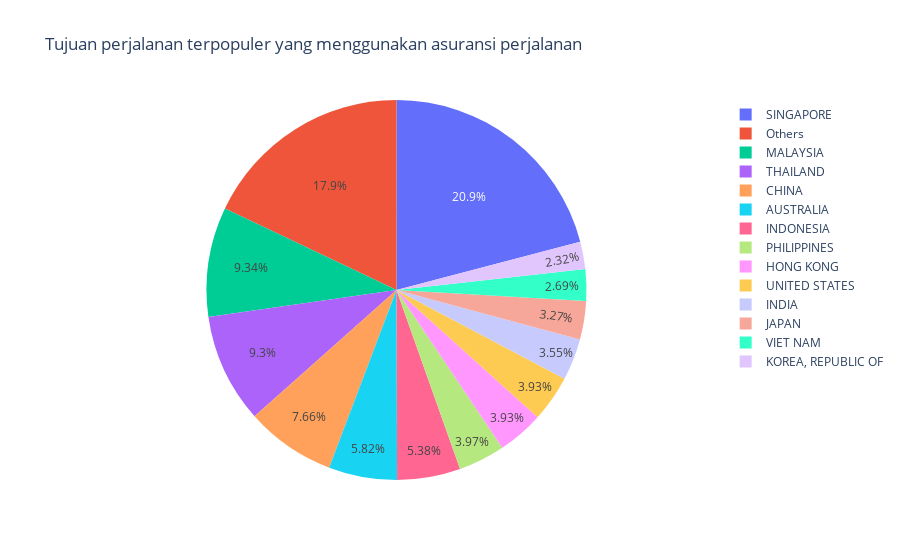

The code cell stored with this chart in its notebook:
### Markdown cell above
**TUJUAN PERJALANAN**

Disini kita ingin melihat data dimana tujuan perjalanan yang paling populer yang menggunakan asuransi perjalanan

### Code cell
df1 = df.groupby(by=["Destination"]).size().reset_index(name="counts")
df1.nlargest(15,['counts'])
df1['DestinationNew'] = np.where(df1['counts']>1000, df1['Destination'], 'Others')
fig = px.pie(df1, values='counts', names='DestinationNew', title='Tujuan perjalanan terpopuler yang menggunakan asuransi perjalanan')
fig.show()

### Figure 1 — Plotly figure (JSON) as saved in the notebook; plotly's stock layout.template omitted (floating-point values rounded to 4 significant figures; data arrays with more than 128 entries replaced by an {"elided": "..."} marker saying what was removed)
{"data": [{"domain": {"x": [0, 1], "y": [0, 1]}, "hovertemplate": "DestinationNew=%{label}<br>counts=%{value}<extra></extra>", "labels": {"elided": "138 str values"}, "legendgroup": "", "name": "", "showlegend": true, "type": "pie", "values": {"elided": "138 int values"}}], "layout": {"legend": {"tracegroupgap": 0}, "title": {"text": "Tujuan perjalanan terpopuler yang menggunakan asuransi perjalanan"}}}
